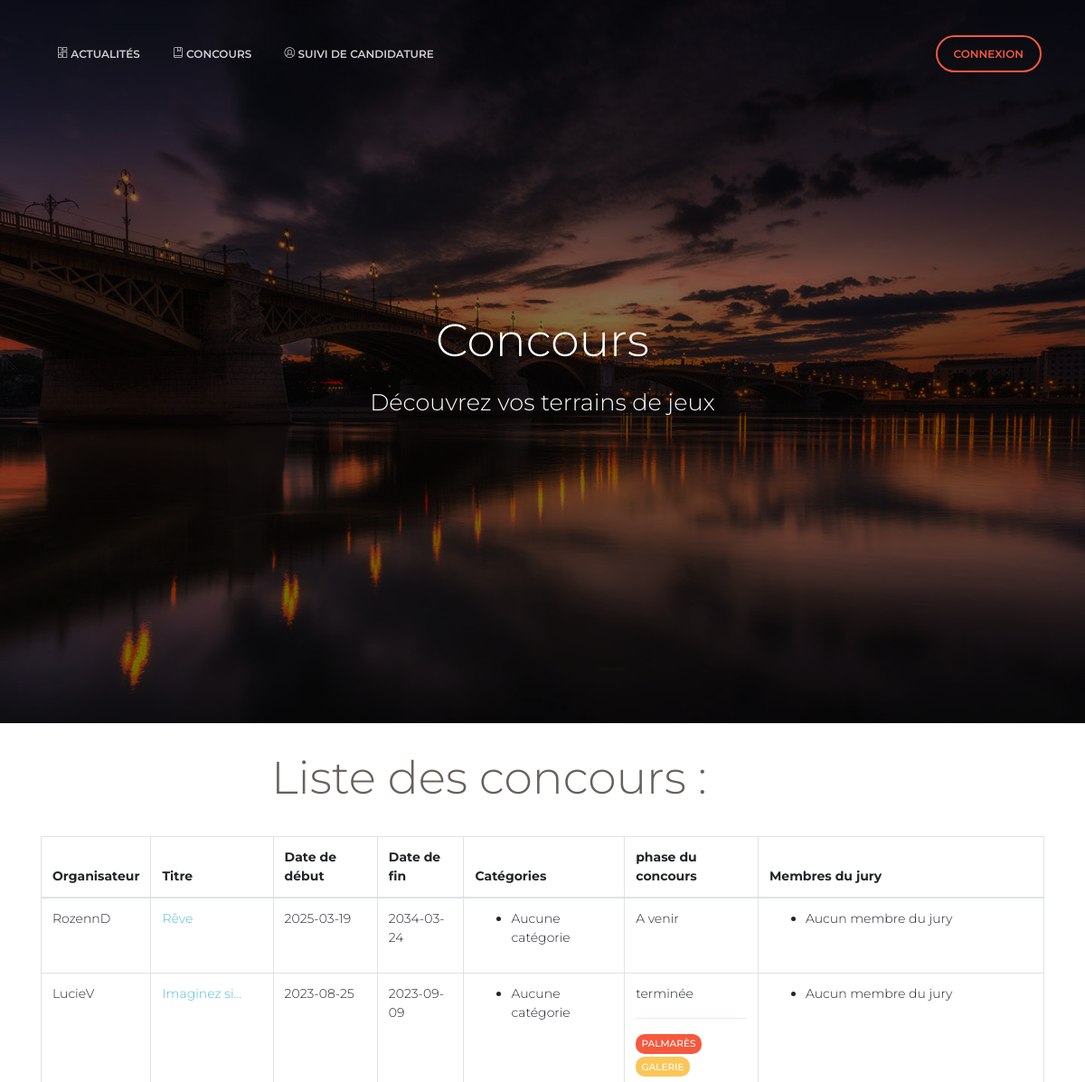
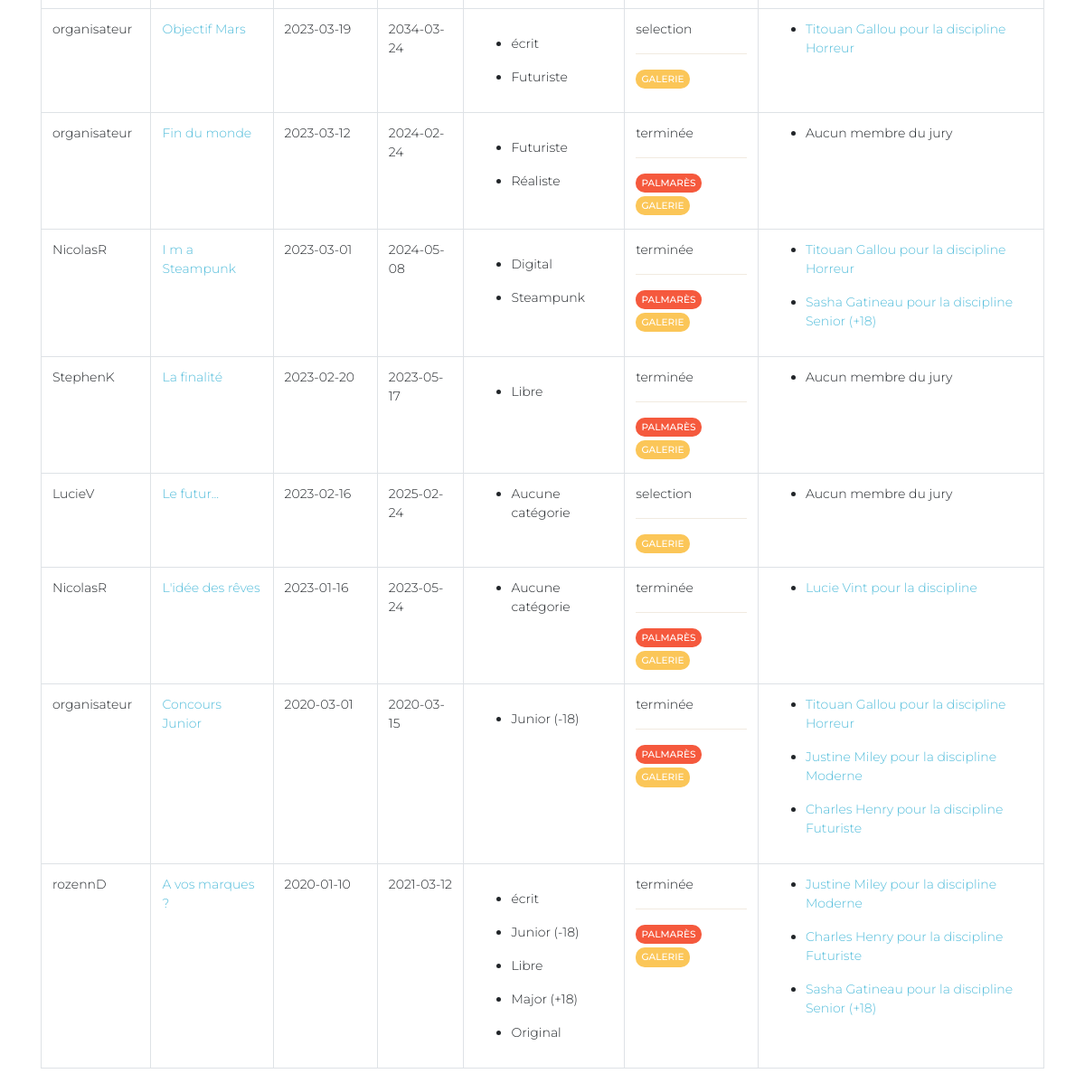
The page /v1/index.php/concours/afficher on the database its author committed (2 pictures, top to bottom).
### tables this page shows
CREATE TABLE `tab_concours_ccr` (
  `ccr_id` int(11) NOT NULL,
  `cpti_pseudo` varchar(20) NOT NULL,
  `ccr_date` date NOT NULL,
  `ccr_titre` varchar(200) NOT NULL,
  `ccr_texte` varchar(500) NOT NULL,
  `ccr_dteinscription` date NOT NULL,
  `ccr_dtepreselection` date NOT NULL,
  `ccr_dtefinaliste` date NOT NULL,
  `ccr_etat` char(1) NOT NULL
);

CREATE TABLE `tab_ccrcategorie_ccc` (
  `cat_nom` varchar(200) NOT NULL,
  `ccr_id` int(11) NOT NULL
);

### v1/application/controllers/Concours.php (called while the page is built, shortened)
<?php
class Concours extends CI_Controller {
 public function __construct()
 {
 $this->load->model('db_model');
 }
 public function afficher()
 {
 $data['concours'] = $this->db_model->get_all_concours();
 $this->load->view('templates/haut');
 $this->load->view('templates/menu_visiteur');
 $this->load->view('page_concours',$data);
 $this->load->view('templates/bas');
 }
}
?>

### v1/index.php (called while the page is built, shortened)
<?php
require_once BASEPATH.'core/CodeIgniter.php';

### v1/application/models/Db_model.php (called while the page is built, shortened)
<?php
class Db_model extends CI_Model {
 public function get_all_concours()
 {
    $query = $this->db->query("SELECT ccr_id,tab_concours_ccr.cpti_pseudo AS organisateur, ccr_titre, ccr_date, ccr_dtefinaliste, cat_nom,nomphaseconcours(tab_concours_ccr.ccr_id) AS phase_concours,donnerjury(ccr_id) AS jury
    FROM tab_concours_ccr
    LEFT JOIN tab_ccrcategorie_ccc USING (ccr_id)
    LEFT JOIN tab_ccrjury_ccj USING (ccr_id)
    LEFT JOIN tab_profil_pfl USING (pfl_id)
    ORDER BY ccr_date DESC;");
    return $query->result_array();
 }
}

### v1/application/views/page_concours.php (the view, shortened to what this page needs)
<body class="landing-page sidebar-collapse">
  <div class="page-header" data-parallax="true" style="background-image: url('<?php echo base_url();?>style/Front_office/assets/img/daniel-olahh.jpg');">
    <div class="container">
      <div class="motto text-center">
        <h1>Concours</h1>
        <h3>Découvrez vos terrains de jeux</h3>
        <br />
      </div>
    </div>
  </div>
  <div class="typography-line">
  <?php
    if ($concours!=NULL){
      echo "<h1>Liste des concours :</h1>";
  ?>
          </div>
          <div class="main">
  <div class="container">
    <table class="table table-bordered">
    <thead>
    <tr>
    <th>Organisateur</th>
    <th>Titre</th>
    <th>Date de début</th>
    <th>Date de fin</th>
    <th>Catégories</th>
    <th>phase du concours</th>
    <th>Membres du jury</th>
    </tr>
    </thead>
    <tbody>
    <?php
foreach($concours as $co){
    if (!isset($traite[$co["ccr_id"]])){
    $ccr_id=$co["ccr_id"];
    $traitecat= "";
    echo "<tr>";
    echo "<td>".$co["organisateur"]."</td>";
    echo "<td><a href=''>".$co["ccr_titre"]."</a></td>";
    echo "<td>".$co["ccr_date"]."</td>";
    echo "<td>".$co["ccr_dtefinaliste"]."</td>";
    echo "<td>";
    if ($co['cat_nom']!="") {
      foreach($concours as $categories){
          echo "<ul>";
          if( ($ccr_id==$categories["ccr_id"]) AND (strcmp($traitecat,$categories["cat_nom"])!=0) ){
              echo "<li>".$categories["cat_nom"]."</li>";
              $traitecat= $categories["cat_nom"];
          }
          echo "</ul>";
      }
    } else {
      echo "<ul>";
      echo "<li>Aucune catégorie</li>";
      echo "</ul>";
    }
    echo "</td>";
    echo "<td>".$co["phase_concours"];
    if($co["phase_concours"]=="terminée") {
      echo "<hr>";
      echo "<a><span class='label label-danger'>".'Palmarès'."</span></a>";
      echo "<a><span class='label label-warning'>".'Galerie'."</span></a>";
    }
    else if ($co["phase_concours"]=="Inscription") {
      echo "<hr>";
      echo "<a><span class='label label-success'>".'Candidater'."</span></a>";
    }
    else if ($co["phase_concours"]=="selection" ||$co["phase_concours"]=="finale") {
      echo "<hr>";
      echo "<a><span class='label label-warning'>".'Galerie'."</span></a>";
    }
    echo "</td>";
    echo "<td>";
    if ($co["jury"]!="") {
      $toutjury=explode("; ",$co["jury"]);
      foreach($toutjury as $jury) {
          echo "<ul>";
          echo "<li><a href=''>".$jury."</a></li>";
          echo "</ul>";
      }
    } else {
      echo "<ul>";
      echo "<li>Aucun membre du jury</li>";
      echo "</ul>";
    }
    echo "</td>";
    $traite[$co["ccr_id"]]=1;
    echo "</tr>";
    }
}
}
else {
  echo "<h1>Aucun concours pour l'instant !</h1>";
}
?>
 </tbody>
</table>
</div>

### v1/application/views/templates/haut.php (shortened to what this page needs)
<!DOCTYPE html>
<html lang="fr">
<head>
  <link href="https://maxcdn.bootstrapcdn.com/font-awesome/latest/css/font-awesome.min.css" rel="stylesheet">
  <link href="<?php echo base_url();?>style/Front_office/assets/css/bootstrap.min.css" rel="stylesheet" />
  <link href="<?php echo base_url();?>style/Front_office/assets/css/paper-kit.css?v=2.2.0" rel="stylesheet" />
  <link href="<?php echo base_url();?>style/Front_office/assets/demo/demo.css" rel="stylesheet" />
</head>

### v1/application/views/templates/menu_visiteur.php (shortened to what this page needs)
<nav class="navbar navbar-expand-lg fixed-top navbar-transparent " color-on-scroll="300">
  <div class="container">
    <div class="navbar-translate">
    <ul class="navbar-nav">
        <li class="nav-item">
          <a href="<?php echo base_url();?>" class="nav-link"><i class="nc-icon nc-layout-11"></i> Actualités</a>
        </li>
        <li class="nav-item">
          <a href="<?php echo base_url();?>index.php/concours/afficher" class="nav-link"><i class="nc-icon nc-book-bookmark"></i> Concours</a>
        </li>
        <li class="nav-item">
          <a href="<?php echo base_url();?>index.php/candidature/visualiser" class="nav-link"><i class="nc-icon nc-circle-10"></i> Suivi de candidature</a>
        </li>
      </ul>
    </div>
    <div class="collapse navbar-collapse justify-content-end" id="navigation">
    <a class="btn btn-outline-danger btn-round" href="<?php echo base_url();?>index.php/connexion/connecter">Connexion</a>
    </div>
  </div>
</nav>

### v1/application/views/templates/bas.php (shortened to what this page needs)
  </body>
</html>

### v2/style/Front_office/assets/demo/demo.css (style rules this page uses)
.typography-line { padding-left: 25%; margin-bottom: 35px; position: relative; display: block; width: 100%; }

### rows shown on the page
tab_concours_ccr: cpti_pseudo "RozennD", ccr_titre "Rêve", ccr_date "2025-03-19", ccr_dtefinaliste "2034-03-24", shows "Aucune catégorie", phase_concours "A venir", shows "Aucun membre du jury"
tab_concours_ccr: cpti_pseudo "LucieV", ccr_titre "Imaginez si...", ccr_date "2023-08-25", ccr_dtefinaliste "2023-09-09", shows "Aucune catégorie", phase_concours "terminée", shows "PALMARÈS", shows "Aucun membre du jury"
tab_ccrcategorie_ccc: ccr.cpti_pseudo "organisateur", ccr.ccr_titre "Objectif Mars", ccr.ccr_date "2023-03-19", ccr.ccr_dtefinaliste "2034-03-24", cat_nom "écrit", phase_concours "selection", shows "GALERIE", jury "Titouan Gallou pour la discipline Horreur"
tab_ccrcategorie_ccc: cat_nom "Futuriste"
tab_ccrcategorie_ccc: ccr.cpti_pseudo "organisateur", ccr.ccr_titre "Fin du monde", ccr.ccr_date "2023-03-12", ccr.ccr_dtefinaliste "2024-02-24", cat_nom "Futuriste", phase_concours "terminée", shows "PALMARÈS", shows "Aucun membre du jury"
tab_ccrcategorie_ccc: cat_nom "Réaliste"
tab_ccrcategorie_ccc: ccr.cpti_pseudo "NicolasR", ccr.ccr_titre "I m a Steampunk", ccr.ccr_date "2023-03-01", ccr.ccr_dtefinaliste "2024-05-08", cat_nom "Digital", phase_concours "terminée", shows "PALMARÈS", jury "Titouan Gallou pour la discipline Horreur", jury "Sasha Gatineau pour la discipline Senior (+18)"
tab_ccrcategorie_ccc: cat_nom "Steampunk"
tab_ccrcategorie_ccc: ccr.cpti_pseudo "StephenK", ccr.ccr_titre "La finalité", ccr.ccr_date "2023-02-20", ccr.ccr_dtefinaliste "2023-05-17", cat_nom "Libre", phase_concours "terminée", shows "PALMARÈS", shows "Aucun membre du jury"
tab_concours_ccr: cpti_pseudo "LucieV", ccr_titre "Le futur...", ccr_date "2023-02-16", ccr_dtefinaliste "2025-02-24", shows "Aucune catégorie", phase_concours "selection", shows "GALERIE", shows "Aucun membre du jury"
tab_concours_ccr: cpti_pseudo "NicolasR", ccr_titre "L'idée des rêves", ccr_date "2023-01-16", ccr_dtefinaliste "2023-05-24", shows "Aucune catégorie", phase_concours "terminée", shows "PALMARÈS", jury "Lucie Vint pour la discipline"
tab_ccrcategorie_ccc: ccr.cpti_pseudo "organisateur", ccr.ccr_titre "Concours Junior", ccr.ccr_date "2020-03-01", ccr.ccr_dtefinaliste "2020-03-15", cat_nom "Junior (-18)", phase_concours "terminée", shows "PALMARÈS", jury "Titouan Gallou pour la discipline Horreur", jury "Justine Miley pour la discipline Moderne", jury "Charles Henry pour la discipline Futuriste"
tab_ccrcategorie_ccc: ccr.cpti_pseudo "rozennD", ccr.ccr_titre "A vos marques ?", ccr.ccr_date "2020-01-10", ccr.ccr_dtefinaliste "2021-03-12", cat_nom "écrit", phase_concours "terminée", shows "PALMARÈS", jury "Justine Miley pour la discipline Moderne", jury "Charles Henry pour la discipline Futuriste", jury "Sasha Gatineau pour la discipline Senior (+18)"
tab_ccrcategorie_ccc: cat_nom "Junior (-18)"
tab_ccrcategorie_ccc: cat_nom "Libre"
tab_ccrcategorie_ccc: cat_nom "Major (+18)"
tab_ccrcategorie_ccc: cat_nom "Original"
